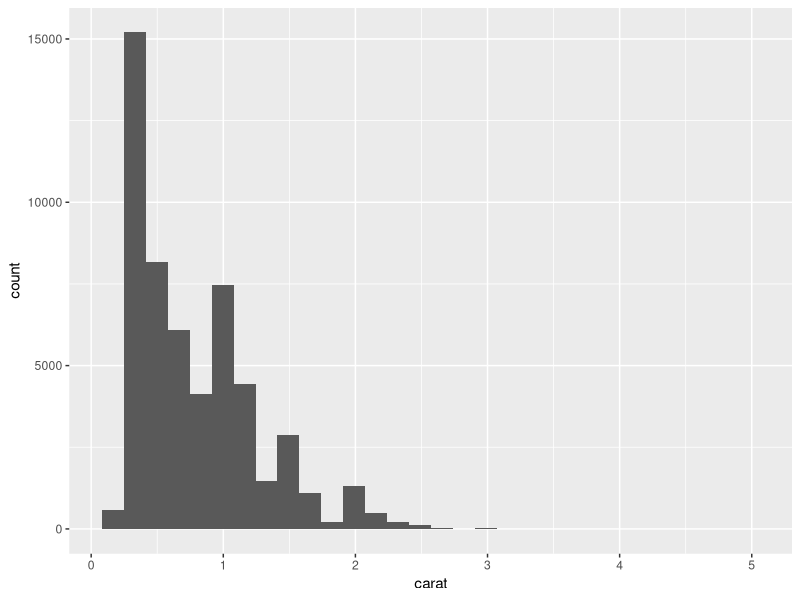
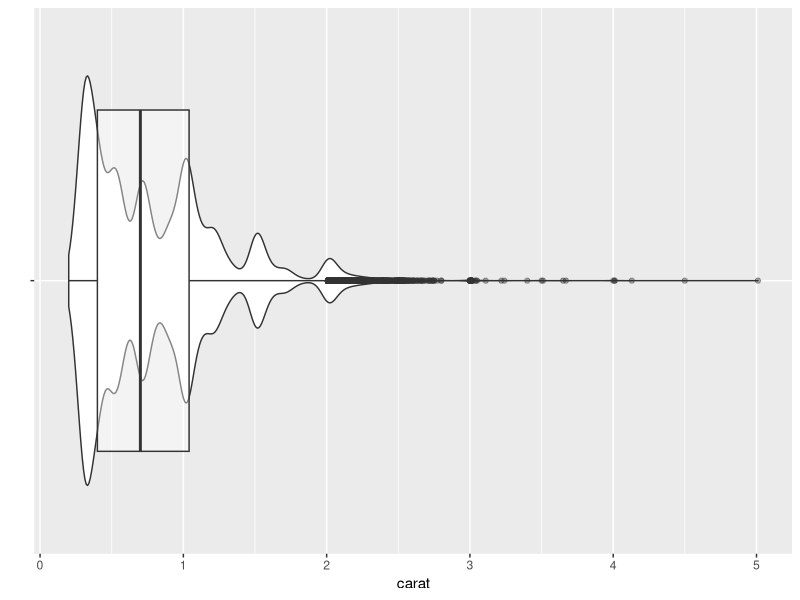
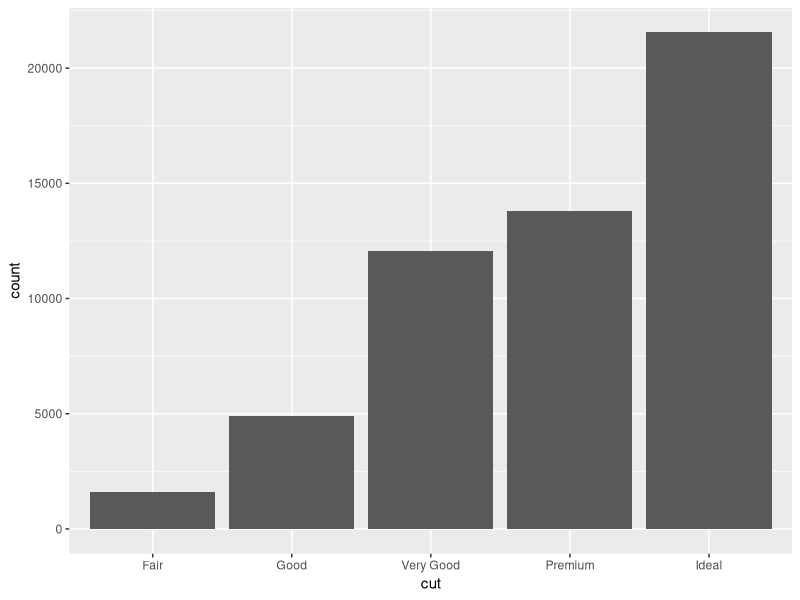
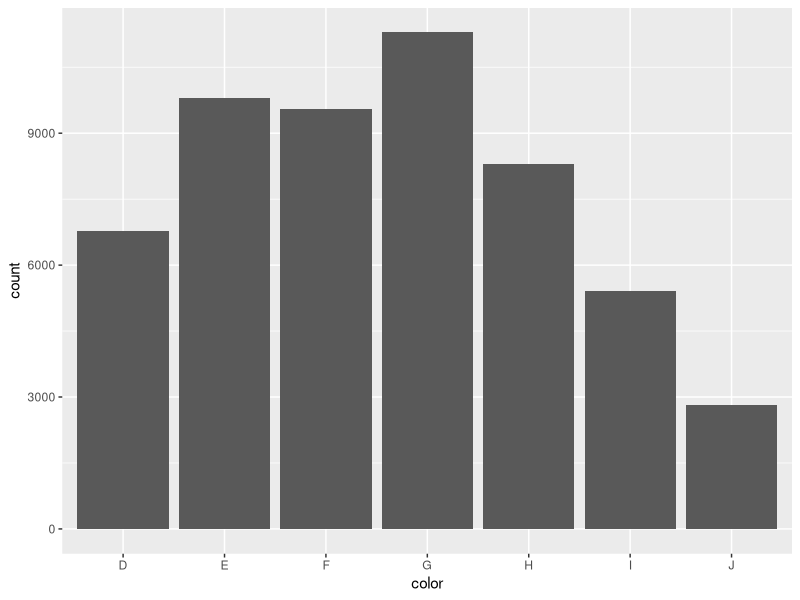
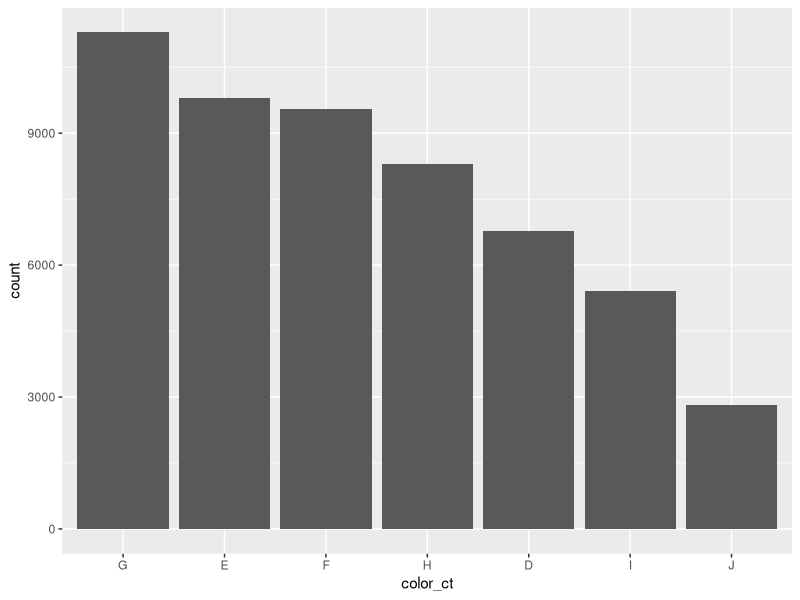
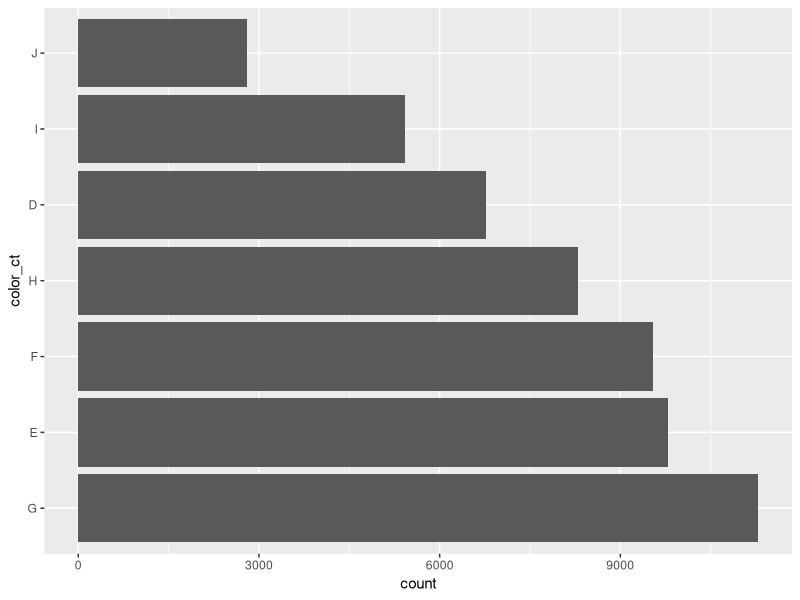
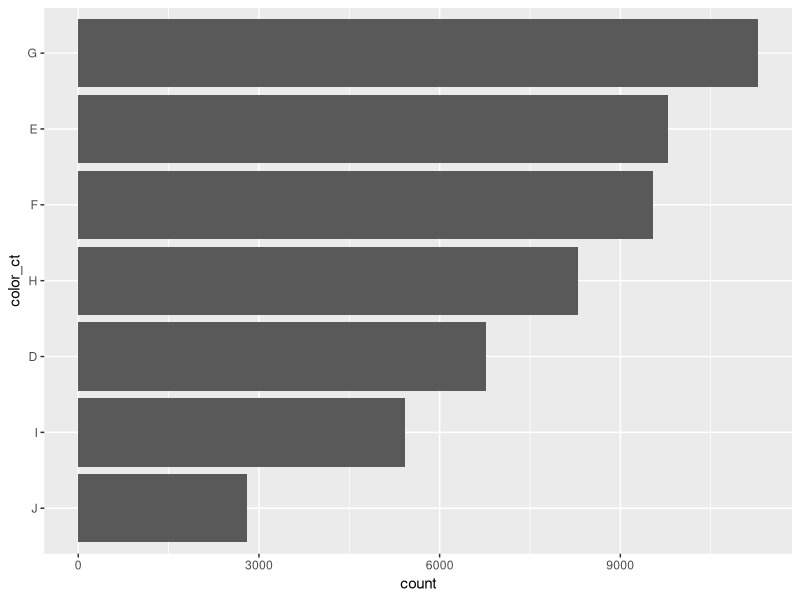

These charts were generated, in order, by the following R code:
## ---- chunk 1
#| echo: false
suppressPackageStartupMessages(library(ggplot2))
suppressPackageStartupMessages(library(dplyr))
suppressPackageStartupMessages(library(forcats))
## ---- chunk 2
#| echo: false
summary(diamonds)

dim(diamonds)
## ---- chunk 3
#| echo: false
with(diamonds, unique(cut))

with(diamonds, unique(color))

with(diamonds, unique(clarity))
## ---- chunk 4
#| label: fig-carat-histogram-violin-box
#| fig-cap: "Output from the code in @fig-summary-figures-carat-price."
#| echo: false
ggplot(data = diamonds) +
  aes(x = carat) +
  geom_histogram()
  
ggplot(data = diamonds) +
  aes(x = carat, y = "") +
  geom_violin() +
  geom_boxplot(alpha = .4) +
  ylab("")
## ---- chunk 5
#| label: fig-cut-histogram-stat-count
#| fig-cap: "Output from the code in @fig-histogram-cut-stat-count."
#| echo: false
ggplot(data = diamonds) +
  aes(x = cut) +
  geom_histogram(stat = "count")
## ---- chunk 6
#| label: fig-color-histogram-stat-count
#| fig-cap: "Output from the code in @fig-histogram-color-stat-count."
#| echo: false
ggplot(data = diamonds) +
  aes(x = color) +
  geom_histogram(stat = "count")
## ---- chunk 7
#| label: fig-color-histogram-stat-count-sorted
#| fig-cap: "Output from the code in @fig-histogram-color-sorted-dplyr-forcats."
#| echo: true
diamonds |>                               #<1>
  mutate(color_ct = fct_infreq(color)) |> #<2>
  
  ggplot() +
  aes(x = color_ct) +                     #<3>
  geom_histogram(stat = "count")
## ---- chunk 8
#| label: fig-color-histogram-stat-count-sorted-rotate
#| fig-cap: "Output from the code in @fig-histogram-color-sorted-dplyr-forcats."
#| echo: true
diamonds |>                               
  mutate(color_ct = fct_infreq(color)) |> 
  
  ggplot() +
  aes(x = color_ct) +                     
  geom_histogram(stat = "count") +
  coord_flip()                      #<1>
## ---- chunk 9
#| label: fig-color-histogram-stat-count-sorted-rotate-flipped
#| fig-cap: "Output from the code in @fig-color-histogram-stat-count-sorted-flipped-code."
#| echo: true
diamonds |>                               
  mutate(color_ct = fct_rev(fct_infreq(color))) |> #<1>
  
  ggplot() +
  aes(x = color_ct) +                     
  geom_histogram(stat = "count") +
  coord_flip()                    
